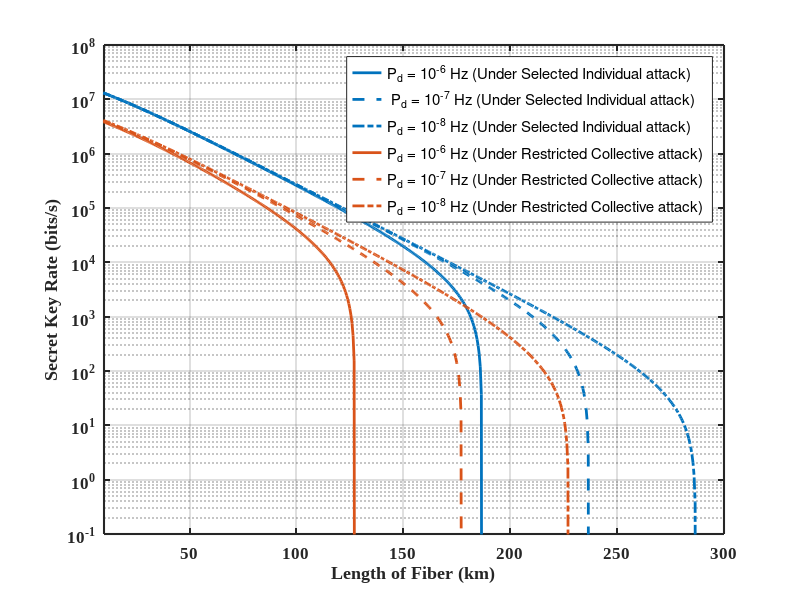

This chart was generated by the following MATLAB code:
clc; clear;
% parameters
mu = 0.5; % Mean Number of Photons/Pulse
alpha = 0.2; % Attenuation in fiber in dB/Km
delta_f = 1e3; % Linewidth in Hz
d_t = 1e-9; % 1/Bit rate
R_b = 1e9; % Bit Rate
L = 0:0.5:300; % Length of Fiber in Km
t_B = 0.5; % Transmittance of BS
loss_MZI = 1 * 10^(-0.2); % 2 dB loss in MZI
theta = 0; % Phase difference of two consecutive pulses
eta = 0.2; % Efficiency of Detector
t_d = 10e-9; % Dead Time in Detector
t_BSE = 0.8; % Transmittance of Eve's BS
f_decoy = 0.2; % Probability used to generate the decoy state
duty_cycle_TTL = 0.75; % Duty cycle of TTL pulses
f = 1.16;
% Different Dark Count Probability/Pulse 
P_d_values = [1e-6 1e-7 1e-8 ];
lines = {'-','--','-.'};
H2 = @(x) -(x .* log2(max(x,eps)) + (1-x) .* log2(max(1-x,eps)));
nPd = length(P_d_values);
nL = length(L);
R_ind_all = NaN(nPd,nL);
R_col_all = NaN(nPd,nL);
for k = 1:nPd
    P_d = P_d_values(k);
% Phase Noise at LASER
sigma = sqrt(2*pi*delta_f*d_t);
%Channel transmittance
eta_channel = 10.^(- alpha * L /10);
Photon_count_after_channel = mu * 10.^(- alpha * L /10) * R_b;
%% DATA LINE %%
% After Beam Splitter
Photon_count_after_BS = mu * 10.^(- alpha * L /10)* R_b * t_B;
% Photon Counts considering the SPD efficiency and dark count rate
Photon_count_after_D_d = Photon_count_after_BS .* eta + P_d .* R_b;
% Effective time difference between two consecutive pulses at data line
effective_time_difference_D_d = 1./(Photon_count_after_D_d) + t_d;
% Considering the Duty Cycle of TTL Pulses at D_d
effective_counts_D_d = ((1./effective_time_difference_D_d)).* duty_cycle_TTL;
% QBER
Q_data_0 = (P_d*R_b - P_d*R_b*(1- exp(-mu.*eta_channel*eta*t_B)))./(effective_counts_D_d);
Q_data = (P_d*R_b - P_d*R_b*(1- exp(-mu.*eta_channel*eta*t_B)))./(effective_counts_D_d).*100;
Q_data_0 = min(max(Q_data_0,0),1);
%% MONITORING LINE%%
% After Beam Splitter
Photon_count_after_BS = mu * 10.^(- alpha * L /10)* R_b * (1-t_B);
% Photon Counts after MZI
Photon_Count_MZI_Upper = loss_MZI * mu * 10.^(- alpha * L /10)*  R_b * (1-t_B) * ((1+ 1*exp(-(sigma.^2)./2) * cos(theta))/2);
Photon_Count_MZI_Lower = loss_MZI * mu * 10.^(- alpha * L /10)*  R_b * (1-t_B) * ((1- 1*exp(-(sigma.^2)./2) * cos(theta))/2);
% No. of Photons reach at the SPDs
Photon_Count_before_SPD_0 = Photon_Count_MZI_Upper;
Photon_Count_before_SPD_1 = Photon_Count_MZI_Lower;
% Photon Couts considering the SPD efficiency and dark count rate
Photon_Count_after_SPD_0 = Photon_Count_before_SPD_0 * eta + P_d .* R_b;
Photon_Count_after_SPD_1 = Photon_Count_before_SPD_1 * eta + P_d .* R_b;
% Effective time difference between two consecutive pulses
effective_time_difference_SPD_0 = 1./(Photon_Count_after_SPD_0) + t_d;
effective_time_difference_SPD_1 = 1./(Photon_Count_after_SPD_1) + t_d;
% Considering the Duty Cycle of TTL Pulses
effective_counts_SPD_0 = ((1./effective_time_difference_SPD_0))* duty_cycle_TTL;
effective_counts_SPD_1 = ((1./effective_time_difference_SPD_1))* duty_cycle_TTL;
% Considering the Probability factor
total_counts_D_M1 = ((1./effective_time_difference_SPD_0))* duty_cycle_TTL * (2.*f_decoy + (1-f_decoy).^2./2);
total_counts_D_M2 = ((1./effective_time_difference_SPD_1))* duty_cycle_TTL * (2.*f_decoy + (1-f_decoy).^2./2);
% Visibility
V = (total_counts_D_M1 - total_counts_D_M2)./(total_counts_D_M1 + total_counts_D_M2);
V = min(max(V,0),1);
% No of counts after Sifting
R_s = effective_counts_D_d * (1 - f_decoy);
% Eve's Information
I_Eve =  mu .* 10.^(- 0.2*1/10) .* (1 -  t_BSE) + (1 - V) .*(1 + exp(-mu .* eta_channel)) ./(2*exp(-mu .* eta_channel));
%Overlap
Delta = (2.*V - 1).*exp(-mu) - 2.*sqrt(1 - exp(-2.*mu)).*sqrt(V.*(1 - V));
Delta = min(max(Delta,-1),1);
%Holevo Information under restricted cillective attacks
zeta_COW = Q_data_0 + (1 - Q_data_0).*H2((1 + Delta)./2);
% Secret key rate under selected Individual attacks
R_ind = R_s .* (1 - f .* H2(Q_data_0) - I_Eve );
R_ind(R_ind<=0) = eps;
    R_ind_all(k,:) = R_ind;
% Secret key rate under restricted Collective attacks
R_col = R_s .* (1 - f .* H2(Q_data_0) - zeta_COW);
R_col(R_col<=0) = eps;
    R_col_all(k,:) = R_col; 
end
figure(1);
clf;
hold on;
h1 = semilogy(L,R_ind_all(1,:),'LineStyle','-','Color',[0 0.4470 0.7410],  'LineWidth',2);
h2 = semilogy(L,R_ind_all(2,:), 'LineStyle','--','Color',[0 0.4470 0.7410],'LineWidth',2);
h3 = semilogy(L,R_ind_all(3,:),'LineStyle','-.','Color',[0 0.4470 0.7410],  'LineWidth',2);

h4 = semilogy(L,R_col_all(1,:),'LineStyle','-','Color',[0.8500 0.3250 0.0980], 'LineWidth',2);
h5 = semilogy(L,R_col_all(2,:), 'LineStyle','--','Color',[0.8500 0.3250 0.0980], 'LineWidth',2);
h6 = semilogy(L,R_col_all(3,:),'LineStyle','-.','Color',[0.8500 0.3250 0.0980], 'LineWidth',2);
xlabel('Length of Fiber (km)', 'FontName','Times New Roman', 'FontSize',16,'FontWeight','bold');
ylabel('Secret Key Rate (bits/s)', 'FontName','Times New Roman', 'FontSize',16,'FontWeight','bold');
legend([h1 h2 h3 h4 h5 h6], {'P_d = 10^{-6} Hz (Under Selected Individual attack)', ' P_d = 10^{-7} Hz (Under Selected Individual attack)', 'P_d = 10^{-8} Hz (Under Selected Individual attack)', 'P_d = 10^{-6} Hz (Under Restricted Collective attack)', 'P_d = 10^{-7} Hz (Under Restricted Collective attack)',  'P_d = 10^{-8} Hz (Under Restricted Collective attack)'}, 'Location','northeast','FontSize',9);
grid on;
box on;
ax = gca;
set(ax,'YScale','log');
set(ax,'XScale','linear');
xlim([10 300]);
ylim([1e-1 1e8]);
set(gca,'FontName','Times New Roman', 'FontSize',12, 'LineWidth',1.5, 'FontWeight','bold');
hold off;
